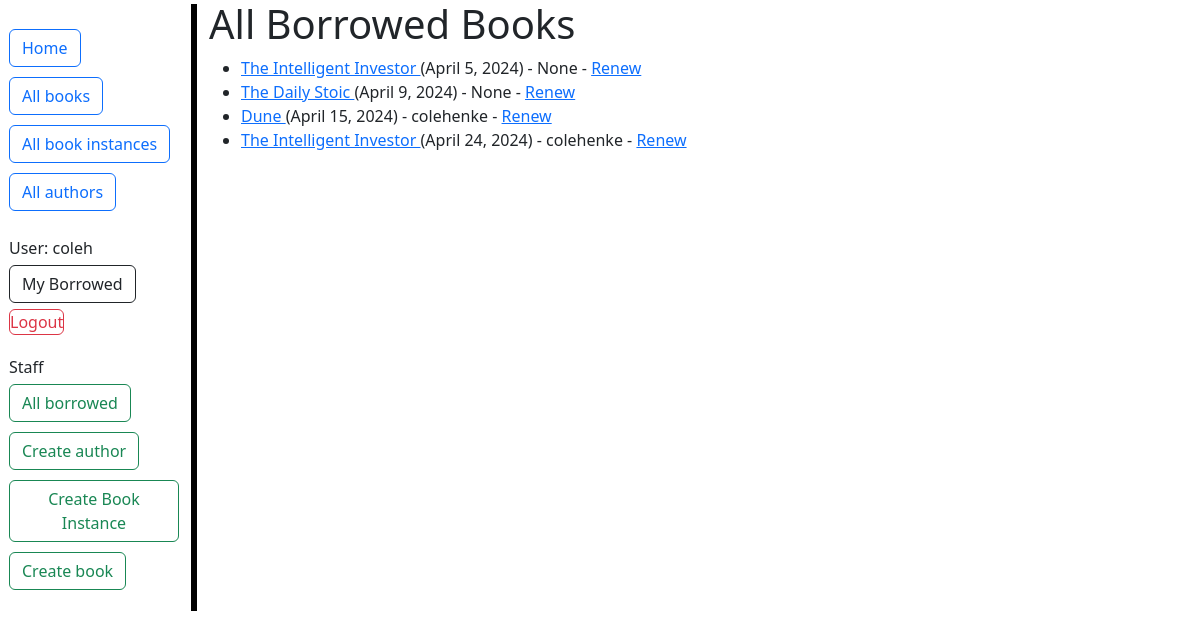
The app's page /catalog/all-borrowed (signed in) with its own data.
### catalog/models.py (models this page shows, shortened)
class BookInstance(models.Model):
    id = models.UUIDField(primary_key=True, default=uuid.uuid4,
                          help_text="Unique ID for this particular book across whole library")
    book = models.ForeignKey('Book', on_delete=models.RESTRICT, null=True)
    imprint = models.CharField(max_length=200)
    due_back = models.DateField(null=True, blank=True)
    borrower = models.ForeignKey(settings.AUTH_USER_MODEL, on_delete=models.SET_NULL, null=True, blank=True)
    LOAN_STATUS = (
        ('m', 'Maintenance'),
        ('o', 'On loan'),
        ('a', 'Available'),
        ('r', 'Reserved'),
    )
    status = models.CharField(
        max_length=1,
        choices=LOAN_STATUS,
        blank=True,
        default='m',
        help_text='Book availability',
    )
    class Meta:
        ordering = ['due_back']
        permissions = (("can_mark_returned", "Set book as returned"),)
    @property
    def is_overdue(self):
        return bool(self.due_back and date.today() > self.due_back)

class Book(models.Model):
    title = models.CharField(max_length=200)
    author = models.ForeignKey('Author', on_delete=models.RESTRICT, null=True)
    summary = models.TextField(
    max_length=1000, help_text="Enter a brief description of the book")
    isbn = models.CharField('ISBN', max_length=13,
                            unique=True,
                            help_text='13 Character <a href="https://www.isbn-international.org/content/what-isbn'
                                      '">ISBN number</a>')
    genre = models.ManyToManyField(
        Genre, help_text="Select a genre for this book")
    language = models.ForeignKey('Language', on_delete = models.SET_NULL, null = True)
    def display_genre(self):
        """Create a string for the Genre. This is required to display genre in Admin."""
        return ', '.join(genre.name for genre in self.genre.all()[:3])
    display_genre.short_description = 'Genre'

### catalog/views.py (the view)
# urls.py: path('all-borrowed', views.LoanedBooksAllListView.as_view(), name='all-borrowed'),
class LoanedBooksAllListView(PermissionRequiredMixin, generic.ListView):
    model = BookInstance
    permission_required = 'catalog.can_mark_returned'
    template_name = 'catalog/bookinstance_list_borrowed_all_books.html'
    def get_queryset(self):
        return (BookInstance.objects.filter(status__exact='o')
                .order_by('due_back'))

### catalog/templates/catalog/bookinstance_list_borrowed_all_books.html
{% extends "base_generic.html" %}
{% block content %}
    <h1>All Borrowed Books</h1>
    {% if bookinstance_list %}
    <ul>
      {% for bookinstance in bookinstance_list %}
      <li class="{% if bookinstance.is_overdue %}text-danger{% endif %}">
        <a href="{% url 'book-detail' bookinstance.book.pk %}">{{bookinstance.book.title}}
        </a> ({{ bookinstance.due_back }}) {% if user.is_staff %} - {{ bookinstance.borrower }}{% endif %}
        {% if perms.catalog.can_mark_returned %}-
          <a href="{% url 'renew-book-librarian' bookinstance.id %}">Renew</a>
        {% endif %}
      </li>
      {% endfor %}
    </ul>
    {% else %}
      <p>There are no books borrowed.</p>
    {% endif %}
{% endblock %}

### catalog/templates/base_generic.html (shortened to what this page needs)
<!DOCTYPE html>
<html lang="en">
  <head>
    <link href="https://cdn.jsdelivr.net/npm/bootstrap@5.3.3/dist/css/bootstrap.min.css"
      rel="stylesheet"
>
    {% load static %}
    <link rel="stylesheet" href="{% static 'css/index_styles.css' %}" />
  </head>
  <body>
    <div class="container-fluid">
      <div class="row">
        <div class="col-sm-2 vertical-border">
          {% block sidebar %}
          <div id="testdiv" class="sidebar">
            <ul class="sidebar-nav">
              <li><a class="btn btn-outline-primary" href="{% url 'index' %}">Home</a></li>
              <li><a class="btn btn-outline-primary" href="{% url 'books' %}">All books</a></li>
              <li><a class="btn btn-outline-primary" href="{% url 'bookinstances' %}">All book instances</a></li>
              <li><a class="btn btn-outline-primary" href="{% url "authors" %}">All authors</a></li>
            </ul>
            <ul class="sidebar-nav">
             {% if user.is_authenticated %}
               <li>User: {{ user.get_username }}</li>
               <li><a class="btn btn-outline-dark" href="{% url 'my-borrowed' %}">My Borrowed</a></li>
               <li>
                 <form id="logout-form" method="post" action="{% url 'admin:logout' %}">
                   <button type="submit" class="btn btn-outline-danger">Logout</button>
                 </form>
               </li>
             {% else %}
               <li><a class="btn btn-outline-danger" href="{% url 'login' %}?next={{ request.path }}">Login</a></li>
             {% endif %}
            </ul>
            {% if user.is_staff %}
              <ul class="sidebar-nav">
              <li>Staff</li>
              <li><a class="btn btn-outline-success" href="{% url 'all-borrowed' %}">All borrowed</a></li>
              {% if perms.catalog.add_author %}
                <li><a class="btn btn-outline-success" href="{% url 'author-create' %}">Create author</a></li>
              {% endif %}
              {% if perms.catalog.add_bookinstance %}
                <li><a class="btn btn-outline-success" href="{% url 'bookinstance-create' %}">Create Book Instance</a></li>
              {% endif %}
              {% if perms.catalog.add_book %}
                <li><a class="btn btn-outline-success" href="{% url 'book-create' %}">Create book</a></li>
              {% endif %}
            </ul>
            {% endif %}
          </div>
          {% endblock %}
            </div>
          <div class="col-sm-10 ">
      {% block content %}{% endblock %}
        </div>
      </div>
    </div>
  </body>
</html>

### catalog/static/css/index_styles.css (style rules this page uses)
.sidebar-nav { margin-top: 20px; padding: 0; list-style: none; }
#logout-form { display: inline; }
#logout-form button { padding: 0; margin: 0; }
.btn { margin-top: 5px; margin-bottom: 5px; }
.vertical-border { border-right: 6px solid black; left: 50%; margin-top: 4px; margin-left: -3px; top: 0; }

### records on screen
BookInstance: book "The Intelligent Investor", due_back "April 5, 2024", borrower "None"
BookInstance: book "The Daily Stoic", due_back "April 9, 2024", borrower "None"
BookInstance: book "Dune", due_back "April 15, 2024", borrower "colehenke"
BookInstance: book "The Intelligent Investor", due_back "April 24, 2024", borrower "colehenke"

### other values on screen
{{ user.get_username }} "coleh"
